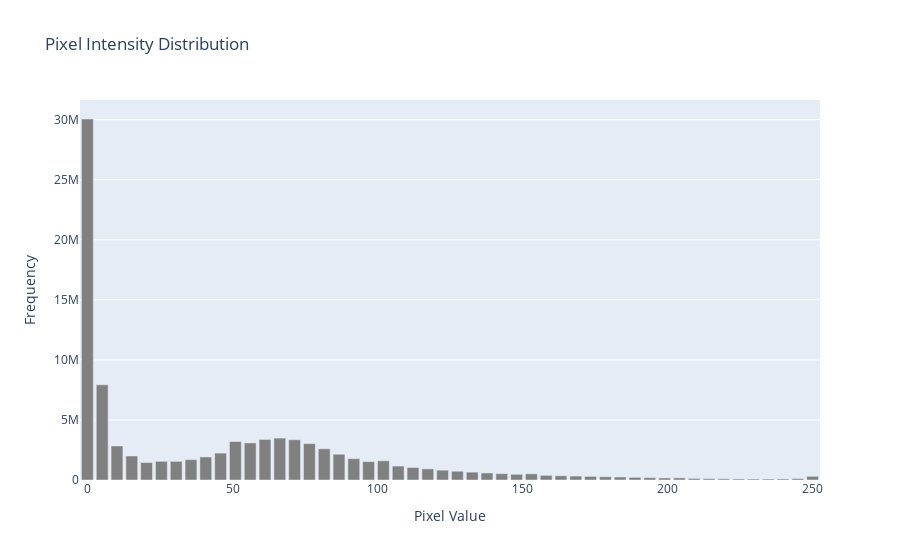

Source (notebook cell):
### Code cell
# Plot histogram of pixel intensity values
pixel_values = X_train.ravel()
histogram = np.histogram(pixel_values, bins=50)

fig = go.Figure(data=[
    go.Bar(x=histogram[1][:-1], y=histogram[0], marker_color='gray')
])
fig.update_layout(
    title="Pixel Intensity Distribution",
    xaxis_title="Pixel Value",
    yaxis_title="Frequency"
)
fig.show()

### Figure 1 — Plotly figure (JSON) as saved in the notebook; plotly's stock layout.template omitted (floating-point values rounded to 4 significant figures)
{"data": [{"marker": {"color": "gray"}, "type": "bar", "x": [0, 5.1, 10.2, 15.3, 20.4, 25.5, 30.6, 35.7, 40.8, 45.9, 51, 56.1, 61.2, 66.3, 71.4, 76.5, 81.6, 86.7, 91.8, 96.9, 102, 107.1, 112.2, 117.3, 122.4, 127.5, 132.6, 137.7, 142.8, 147.9, 153, 158.1, 163.2, 168.3, 173.4, 178.5, 183.6, 188.7, 193.8, 198.9, 204, 209.1, 214.2, 219.3, 224.4, 229.5, 234.6, 239.7, 244.8, 249.9], "y": [30052850, 7925080, 2832314, 1997199, 1456027, 1555480, 1550296, 1693155, 1917963, 2238918, 3205056, 3086996, 3376569, 3487769, 3350959, 3026467, 2597099, 2143951, 1777594, 1529714, 1598571, 1159660, 1040412, 924115, 816475, 728255, 654191, 586986, 526243, 475009, 512492, 387192, 351968, 326376, 297001, 272384, 247840, 220489, 193325, 169431, 178102, 133383, 112591, 99654, 89357, 83123, 83126, 88916, 122110, 305175]}], "layout": {"title": {"text": "Pixel Intensity Distribution"}, "xaxis": {"title": {"text": "Pixel Value"}}, "yaxis": {"title": {"text": "Frequency"}}}}
